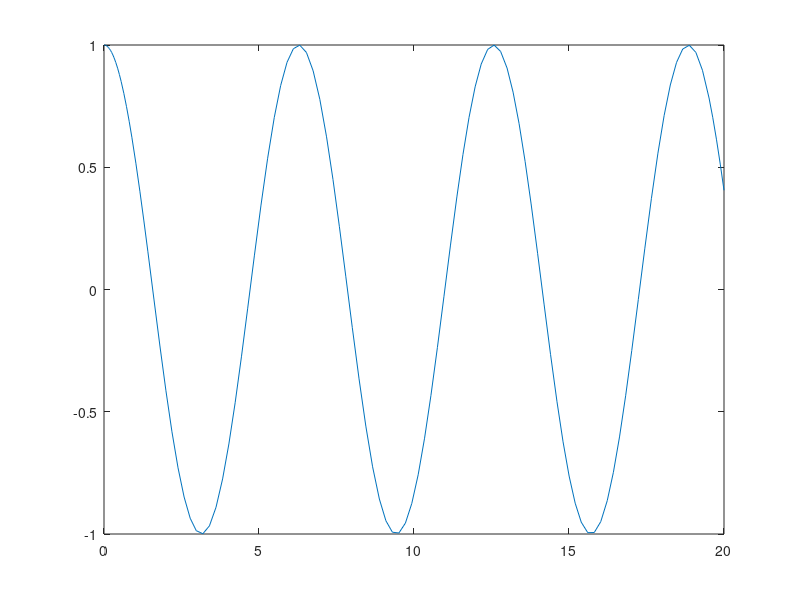

Recreate this plot in MATLAB. (Note: this script raises an error after producing the figure.)
% test backward_euler_vec
% y''+y=0
clear all;
clc;
close all;

f = @(t,v) [v(2); -v(1)];
ic = [1, 0];
tspan = [0,20];
[t,v]=ode45(f, tspan, ic);
plot(t,v(:,1))
hold on;

nsteps = 120;
[t_be, v_be] = backward_euler_vec(f, tspan, ic , nsteps);
plot(t_be,v_be(:,1))
hold on;
nsteps = 5000;
[t_be, v_be] = backward_euler_vec(f, tspan, ic , nsteps);
plot(t_be,v_be(:,1));
hold on;

nsteps = 120;
[t_fe, v_fe] = forward_euler_vec(f, tspan, ic , nsteps);
plot(t_fe,v_fe(:,1))
hold on;

nsteps = 5000;
[t_fe, v_fe] = backward_euler_vec(f, tspan, ic , nsteps);
plot(t_be,v_be(:,1))

legend('ode45', 'BE, nsteps=120', 'BE, nsteps=5000', 'FE, nsteps=120', 'FE, nsteps=5000')
xlim(tspan)